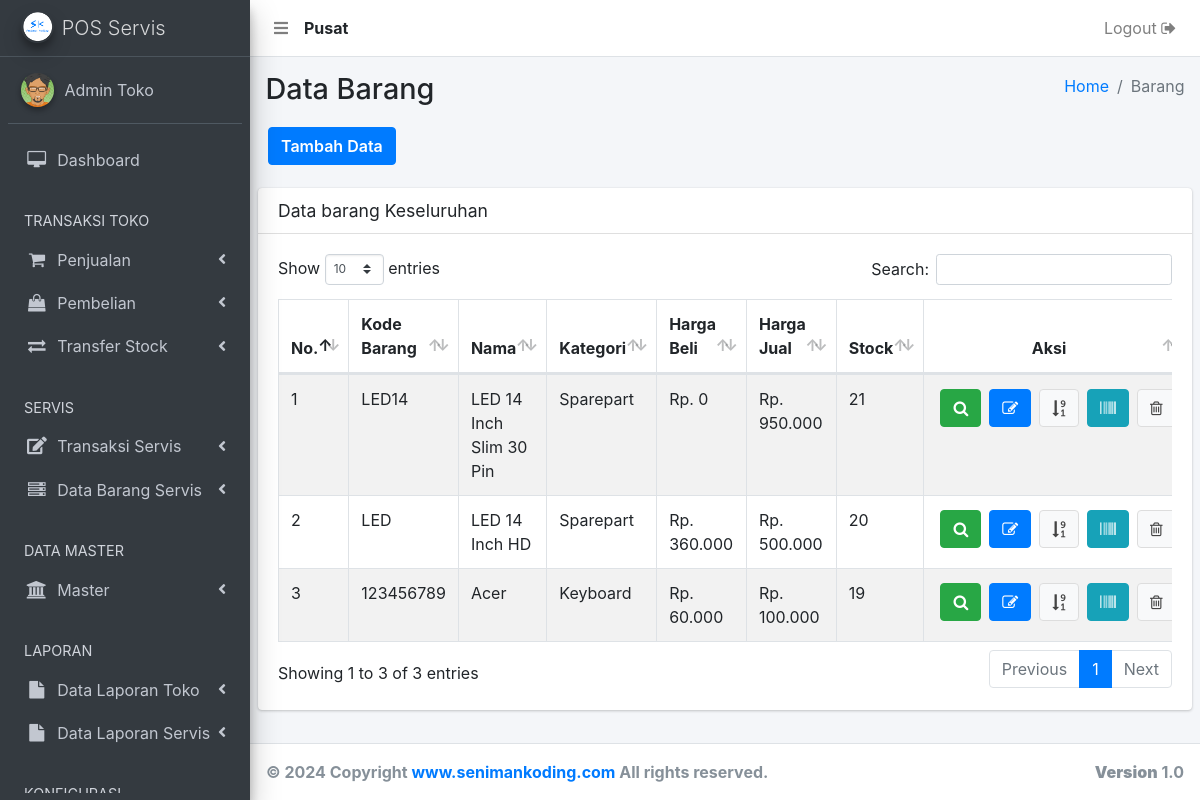
/barang-old.php (signed in), run on the app's committed database.
### tables this page shows
CREATE TABLE IF NOT EXISTS `user` (
  `user_id` int(11) NOT NULL AUTO_INCREMENT,
  `user_nama` varchar(500) NOT NULL,
  `user_no_hp` varchar(250) NOT NULL,
  `user_alamat` text NOT NULL,
  `user_email` varchar(250) NOT NULL,
  `user_password` varchar(500) NOT NULL,
  `user_create` varchar(250) NOT NULL,
  `user_level` varchar(250) NOT NULL,
  `user_gaji_pokok` int(11) NOT NULL,
  `user_bonus` int(11) NOT NULL,
  `user_status` varchar(250) NOT NULL,
  `user_cabang` int(11) NOT NULL,
  PRIMARY KEY (`user_id`)
);

CREATE TABLE IF NOT EXISTS `barang` (
  `barang_id` int(11) NOT NULL AUTO_INCREMENT,
  `barang_kode` varchar(500) NOT NULL,
  `barang_kode_slug` varchar(500) NOT NULL,
  `barang_kode_count` int(11) NOT NULL,
  `barang_nama` varchar(250) NOT NULL,
  `barang_harga_beli` varchar(250) NOT NULL,
  `barang_harga` varchar(250) NOT NULL,
  `barang_stock` text NOT NULL,
  `barang_tanggal` varchar(250) NOT NULL,
  `barang_kategori_id` int(11) NOT NULL,
  `kategori_id` varchar(250) NOT NULL,
  `barang_satuan_id` varchar(250) NOT NULL,
  `satuan_id` varchar(250) NOT NULL,
  `barang_deskripsi` text NOT NULL,
  `barang_option_sn` int(11) NOT NULL,
  `barang_status` int(11) NOT NULL,
  `barang_terjual` int(11) NOT NULL,
  `barang_cabang` int(11) NOT NULL,
  PRIMARY KEY (`barang_id`)
);

CREATE TABLE IF NOT EXISTS `kategori` (
  `kategori_id` int(11) NOT NULL AUTO_INCREMENT,
  `kategori_nama` varchar(500) NOT NULL,
  `kategori_status` varchar(250) NOT NULL,
  `kategori_cabang` int(11) NOT NULL,
  PRIMARY KEY (`kategori_id`)
);

### _header-artibut.php (called while the page is built, shortened)
<?php
  	include 'aksi/functions.php';
    $userLoginCabang = mysqli_query( $conn, "select user_cabang from user where user_id = '".$_SESSION['user_id']."'");
    $sessionCabangData = mysqli_fetch_array($userLoginCabang);
    $sessionCabang     = $sessionCabangData['user_cabang'];
    if ( $sessionCabang < 1 ) {
      $tipeToko = "Pusat";
    } else {
      $tipeToko = "Cabang ".$sessionCabang;
    }
?>

### barang-old.php (the view, shortened to what this page needs)
<?php
  include '_header.php';
  include '_nav.php';
  include '_sidebar.php';
?>
  <div class="content-wrapper">
    <section class="content-header">
      <div class="container-fluid">
        <div class="row mb-2">
          <div class="col-sm-6">
            <h1>Data Barang</h1>
          </div>
          <div class="col-sm-6">
            <ol class="breadcrumb float-sm-right">
              <li class="breadcrumb-item"><a href="bo">Home</a></li>
              <li class="breadcrumb-item active">Barang</li>
            </ol>
          </div>
          <div class="tambah-data">
          	<a href="barang-add" class="btn btn-primary">Tambah Data</a>
          </div>
        </div>
      </div>
    </section>
    <section class="content">
      <div class="row">
        <div class="col-12">
          <div class="card">
            <div class="card-header">
              <h3 class="card-title">Data barang Keseluruhan</h3>
            </div>
            <div class="card-body">
              <div class="table-auto">
                <table id="example1" class="table table-bordered table-striped">
                  <thead>
                  <tr>
                    <th style="width: 6%;">No.</th>
                    <th style="width: 13%;">Kode Barang</th>
                    <th>Nama</th>
                    <th>Kategori</th>
                    <th>Harga Beli</th>
                    <th>Harga Jual</th>
                    <th>Stock</th>
                    <th style="text-align: center; width: 14%">Aksi</th>
                  </tr>
                  </thead>
                  <tbody>
                  <?php
                    $i = 1;
                    $queryProduct = $conn->query("SELECT barang.barang_id, barang.barang_kode, barang.barang_kode_count, barang.barang_nama, barang.barang_harga_beli, barang.barang_harga, barang.barang_stock, barang.barang_option_sn, barang.barang_cabang, kategori.kategori_id, kategori.kategori_nama, satuan.satuan_id, satuan.satuan_nama
                               FROM barang
                               JOIN kategori ON barang.kategori_id = kategori.kategori_id
                               JOIN satuan ON barang.satuan_id = satuan.satuan_id
                               WHERE barang_cabang = ".$sessionCabang." ORDER BY barang_id DESC
                               ");
                    while ($rowProduct = mysqli_fetch_array($queryProduct)) {
                  ?>
                  <tr>
                    	<td><?= $i; ?></td>
                      <td><?= $rowProduct['barang_kode']; ?></td>
                      <td><?= $rowProduct['barang_nama']; ?></td>
                      <td><?= $rowProduct['kategori_nama']; ?></td>
                      <td>Rp. <?= number_format($rowProduct['barang_harga_beli'], 0, ',', '.'); ?></td></td>
                      <td>Rp. <?= number_format($rowProduct['barang_harga'], 0, ',', '.'); ?></td>
                      <td><?= $rowProduct['barang_stock']; ?></td>
                      <td class="orderan-online-button">
                        <?php
                          $id = $rowProduct["barang_id"];
                        ?>
                          <a href="barang-zoom?id=<?= $id; ?>-<?= strtolower(str_replace(' ', '-', $rowProduct['barang_nama'])); ?>" title="Zoom Data" target="_blank">
                              <button class="btn btn-success" type="submit">
                                 <i class="fa fa-search"></i>
                              </button>
                          </a>
                      	  <a href="barang-edit?id=<?= $id; ?>-<?= strtolower(str_replace(' ', '-', $rowProduct['barang_nama'])); ?>" title="Edit Data">
                              <button class="btn btn-primary" type="submit">
                                 <i class="fa fa-edit"></i>
                              </button>
                          </a>
                          <?php if ( $rowProduct['barang_option_sn'] < 1 ) { ?>
                          <a href="#!" title="Data No. SN" class="Data No. SN">
                              <button class="btn btn-default" type="" name="hapus">
                                  <i class="fa fa-sort-numeric-desc"></i>
                              </button>
                          </a>
                          <?php } ?>
                          <a href="barang-generate-barcode?id=<?= $id; ?>-<?= strtolower(str_replace(' ', '-', $rowProduct['barang_nama'])); ?>" title="Generate Barcode">
                              <button class="btn btn-info" type="submit">
                                 <i class="fa fa-barcode"></i>
                              </button>
                          </a>
                          <?php
                            $penjualan = mysqli_query($conn, "select * from penjualan where barang_id = $id");
                            $jmlPenjualan = mysqli_num_rows($penjualan);
                          ?>
                          <?php if ( $jmlPenjualan > 0 ) { ?>
                          <a href="#!" title="Delete Data" class="delete-data">
                              <button class="btn btn-default" type="" name="hapus">
                                  <i class="fa fa-trash-o"></i>
                              </button>
                          </a>
                          <?php } ?>
                      </td>
                  </tr>
                  <?php $i++; ?>
                  <?php } ?>
                  </tbody>
                </table>
              </div>
            </div>
          </div>
        </div>
      </div>
    </section>
  </div>
</div>
<?php include '_footer.php'; ?>
</body>
</html>

### _header.php (shortened to what this page needs)
<?php
  include '_header-artibut.php';
?>
<?php
  $levelLogin = $_SESSION['user_level'];
?>
<!DOCTYPE html>
<html>
<head>
  <link rel="stylesheet" href="plugins/fontawesome-free/css/all.min.css">
  <link rel="stylesheet" type="text/css" href="dist/css/font-awesome.min.css">
  <link rel="stylesheet" href="plugins/tempusdominus-bootstrap-4/css/tempusdominus-bootstrap-4.min.css">
  <link rel="stylesheet" href="plugins/datatables-bs4/css/dataTables.bootstrap4.css">
  <link rel="stylesheet" href="plugins/icheck-bootstrap/icheck-bootstrap.min.css">
  <link rel="stylesheet" href="plugins/jqvmap/jqvmap.min.css">
  <link rel="stylesheet" href="dist/css/adminlte.min.css">
  <link rel="stylesheet" href="plugins/overlayScrollbars/css/OverlayScrollbars.min.css">
  <link rel="stylesheet" href="plugins/daterangepicker/daterangepicker.css">
  <link rel="stylesheet" href="plugins/summernote/summernote-bs4.css">
  <link rel="stylesheet" href="plugins/select2/css/select2.min.css">
  <link rel="stylesheet" href="plugins/select2-bootstrap4-theme/select2-bootstrap4.min.css">
  <link rel="stylesheet" type="text/css" href="dist/node_modules/sweetalert2/dist/sweetalert2.css">
  <link rel="stylesheet" type="text/css" href="dist/css/style.css">
  <link rel="stylesheet" type="text/css" href="dist/css/tableexport.min.css">
</head>
<body class="hold-transition sidebar-mini layout-fixed">
<div class="wrapper">

### _nav.php (shortened to what this page needs)
<nav class="main-header navbar navbar-expand navbar-white navbar-light">
    <ul class="navbar-nav">
      <li class="nav-item">
        <a class="nav-link" data-widget="pushmenu" href="#"><i class="fas fa-bars"></i></a>
      </li>
      <li class="nav-item" style="padding-top: 8px;">
        <?php
          echo "<b>".$tipeToko."</b>";
        ?>
      </li>
    </ul>
    <ul class="navbar-nav ml-auto">
      <li class="nav-item">
        <a href="<?php echo "aksi/logout.php?logout";?>"onclick="return confirm('Apakah anda yakin logout ?')" class="nav-link">Logout <i class="fa fa-sign-out"></i>
        </a>
      </li>
    </ul>
  </nav>

### _sidebar.php (shortened to what this page needs)
<aside class="main-sidebar sidebar-dark-primary elevation-4">
    <a href="bo" class="brand-link">
      <img src="dist/img/seniman-koding.png" alt="AdminLTE Logo" class="brand-image img-circle elevation-3">
      <span class="brand-text font-weight-light">POS Servis</span>
    </a>
    <div class="sidebar">
      <div class="user-panel mt-3 pb-3 mb-3 d-flex">
        <div class="image">
          <img src="dist/img/avatar04.png" class="img-circle elevation-2" alt="User Image">
        </div>
        <div class="info">
          <a href="#" class="d-block"><?= $_SESSION['user_nama']; ?></a>
        </div>
      </div>
      <nav class="mt-2">
        <ul class="nav nav-pills nav-sidebar flex-column" data-widget="treeview" role="menu" data-accordion="false">
          <li class="nav-item">
            <a href="bo" class="nav-link">
              <i class="nav-icon fa fa-desktop"></i>
              <p>
                 Dashboard
              </p>
            </a>
          </li>
        <?php if ( $levelLogin !== "teknisi" && $levelLogin !== "kurir" ) { ?>
          <li class="nav-header">TRANSAKSI TOKO</li>
          <li class="nav-item has-treeview">
            <a href="#" class="nav-link">
              <i class="nav-icon fa fa-shopping-cart"></i>
              <p>
                Penjualan
                <i class="fas fa-angle-left right"></i>
              </p>
            </a>
          </li>
          <?php if ( $levelLogin !== "kasir" && $levelLogin !== "kurir" ) { ?>
          <li class="nav-item has-treeview">
            <a href="#" class="nav-link">
              <i class="nav-icon fa fa-shopping-bag"></i>
              <p>
                Pembelian
                <i class="fas fa-angle-left right"></i>
              </p>
            </a>
          </li>
          <?php } ?>
          <?php if ( $levelLogin !== "kasir" && $levelLogin !== "kurir" ) { ?>
          <li class="nav-item has-treeview">
            <a href="#" class="nav-link">
              <i class="nav-icon fa fa-exchange"></i>
              <p>
                Transfer Stock
                <i class="fas fa-angle-left right"></i>
              </p>
            </a>
          </li>
          <?php } ?>
        <?php } ?>
        <?php if ( $levelLogin !== "kurir" ) { ?>
          <li class="nav-header">SERVIS</li>
          <?php if ( $levelLogin !== "teknisi" && $levelLogin !== "kurir" ) { ?>
          <li class="nav-item has-treeview">
            <a href="#" class="nav-link">
              <i class="nav-icon fas fa-edit"></i>
              <p>
                Transaksi Servis
                <i class="fas fa-angle-left right"></i>
              </p>
            </a>
          </li>
          <?php } ?>
          <li class="nav-item has-treeview">
            <a href="#" class="nav-link">
              <i class="nav-icon fa fa-server"></i>
              <p>
                Data Barang Servis
                <i class="fas fa-angle-left right"></i>
              </p>
            </a>
          </li>
          <li class="nav-header">DATA MASTER</li>
          <?php if ( $levelLogin !== "kurir" ) { ?>
          <li class="nav-item has-treeview">
            <a href="#" class="nav-link">
              <i class="nav-icon fa fa-university"></i>
              <p>
                Master
                <i class="fas fa-angle-left right"></i>
              </p>
            </a>
          </li>
          <?php } ?>
        <?php } ?>
          <li class="nav-header">LAPORAN</li>
          <?php if ( $levelLogin !== "teknisi" ) { ?>
          <li class="nav-item has-treeview">
            <a href="#" class="nav-link">
              <i class="nav-icon fa fa-file"></i>
              <p>
                Data Laporan Toko
                <i class="fas fa-angle-left right"></i>
              </p>
            </a>
          </li>
          <?php } ?>
          <?php if ( $levelLogin !== "kasir" && $levelLogin !== "kurir" ) { ?>
          <li class="nav-item has-treeview">
            <a href="#" class="nav-link">
              <i class="nav-icon fa fa-file"></i>
              <p>
                Data Laporan Servis
                <i class="fas fa-angle-left right"></i>
              </p>
            </a>
          </li>
          <?php } ?>
      <?php if ( $levelLogin === "super admin" || $levelLogin === "admin" ) { ?>
          <li class="nav-header">KONFIGURASI</li>
      <?php } ?>
        </ul>
      </nav>
    </div>
  </aside>

### _footer.php (shortened to what this page needs)
<footer class="main-footer">
    <strong>© <?= date("Y"); ?> Copyright <a href="http://www.senimankoding.com/" target="_blank">www.senimankoding.com</a> All rights reserved.
    <div class="float-right d-none d-sm-inline-block">
      <b>Version</b> 1.0
    </div>
  </footer>
</body>
</html>

### data on the page
user: user_cabang "Pusat"
barang: barang_kode "LED14", barang_nama "LED 14 Inch Slim 30 Pin", kategori.kategori_nama "Sparepart", barang_harga_beli "0", barang_harga "950.000", barang_stock "21", barang_option_sn 0 (drawn)
barang: barang_kode "LED", barang_nama "LED 14 Inch HD", kategori.kategori_nama "Sparepart", barang_harga_beli "360.000", barang_harga "500.000", barang_stock "20", barang_option_sn 0 (drawn)
barang: barang_kode "123456789", barang_nama "Acer", kategori.kategori_nama "Keyboard", barang_harga_beli "60.000", barang_harga "100.000", barang_stock "19", barang_option_sn 0 (drawn)

### other printed values
$_SESSION['user_nama'] "Admin Toko"
